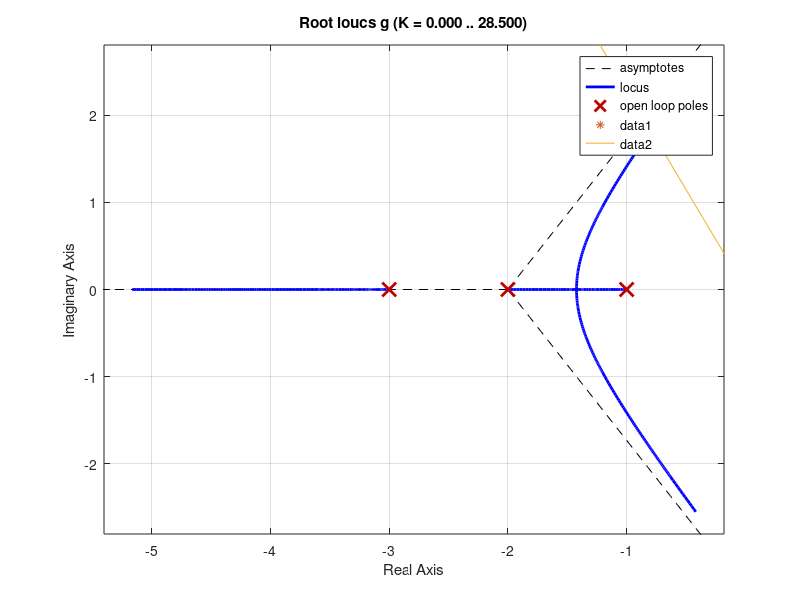

This figure's MATLAB source:
%Root Locus Solutions

close all
clear all
clc

s = tf('s');
g = 1/((s+1)*(s+2)*(s+3));
zeta=0.4;
w= 0:0.1:5.5;
p=ones(1,54)

re=-1*zeta*w;
im=w*sqrt(1-(zeta)^2);
line=[re;im];

rlocus(g)
hold on

rplot=rlocus(g);
row3re=real(rplot(3,:));
row3im=imag(rplot(3,:));

curvy=[row3re;row3im];
nice=curvy(:,1:54)-line(:,1:54);

resultx=curvy(1,1:54)-line(1,1:54);
resulty=curvy(2,1:54)-line(2,1:54);

result2=(abs(resultx./resulty) - p);
resind=min(abs(result2));
%^ the above 2 lines don't work particularly well. Line 21
%is the best candidate for the intersection.

k=-1*(line(1,21)+1)*(line(1,21)+2)*(line(1,21)+3); %doesnt work that well either


plot(line(1,21),line(2,21),'*');
plot(re,im);
hold off


%plot(curvy(1,1:54),curvy(2,1:54),'+');
%hold on
%plot(line(1,1:56),line(2,1:56), '*');
%hold off






%% Graph format


[x,y] = ginput(1);

ang1= (atan2((y-0),(x-(-1))))*(180/pi);
ang2= (atan2((y-0),(x-(-2))))*(180/pi);
ang3= (atan2((y-0),(x-(-3))))*(180/pi);

if (ang1+ang2+ang3 > 177 && ang1+ang2+ang3 <183)
phase=(ang1+ang2+ang3);  
angt1=num2str(ang1);
angt2=num2str(ang2);
angt3=num2str(ang3);
ang1lab={num2str(phase)};
text1 = {'Phase:' phase ' degrees,K='};
h1 = text(x,y, text1 ,'HorizontalAlignment','left','Color', [1 0 0], 'FontSize',8);

end